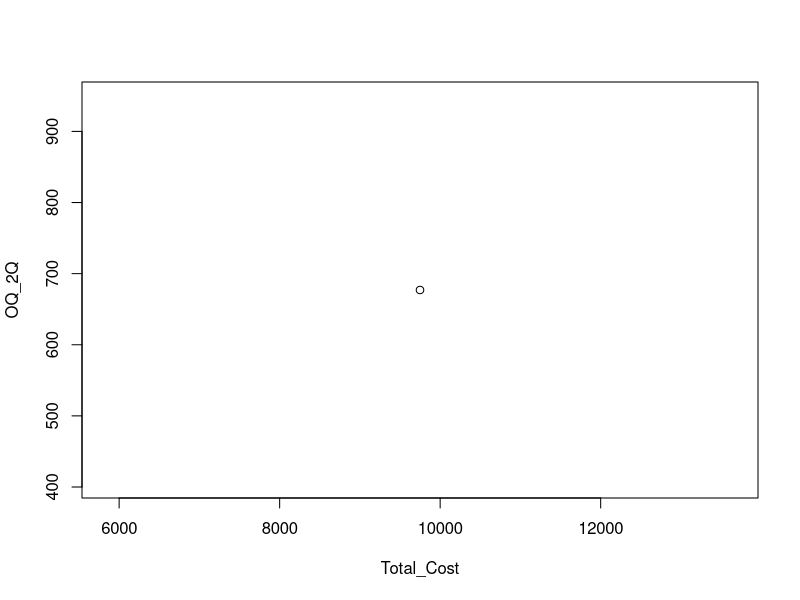
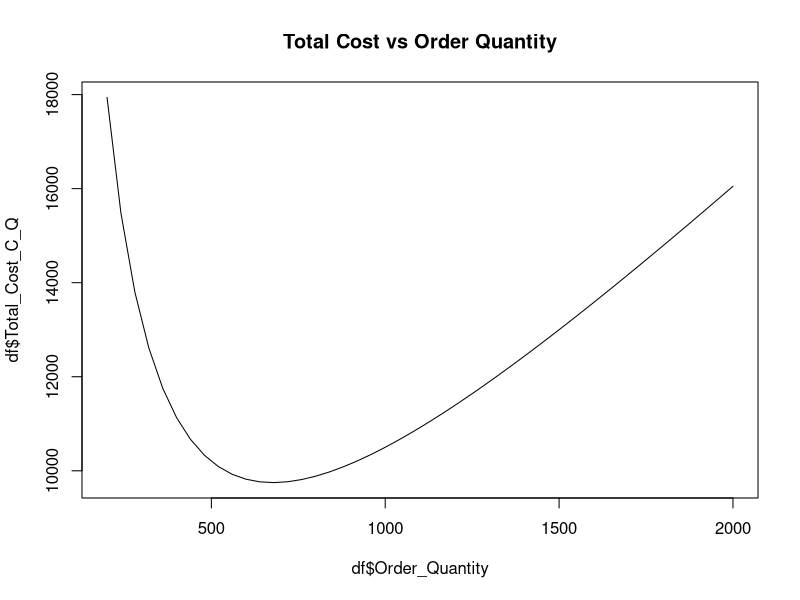
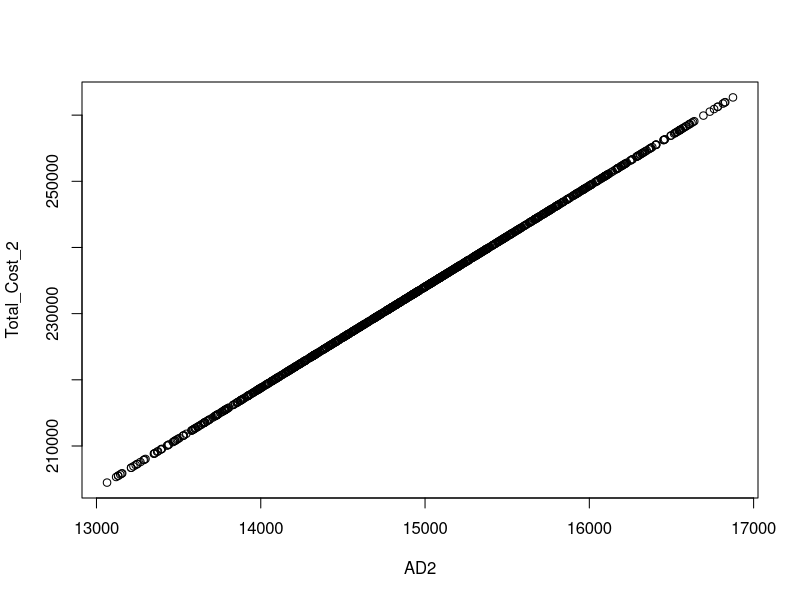

Write R code to recreate these figures, in order.
#PART 1

AD	= 15000

UC=80

CCR=0.18

OC=220

HC=UC*CCR


OQ_2Q = sqrt(((2*AD*OC)/HC))
OQ_2Q

ILP_Q= OQ_2Q/2
ILP_Q

N = AD/OQ_2Q
N

Annual_OC = OC*N
Annual_OC

Annual_HC = ILP_Q*UC*CCR
Annual_HC

Total_Cost = Annual_OC + Annual_HC
Total_Cost

Inventory_level_Q=seq(100, 1000, by = 20)
Order_Quantity=2*Inventory_level_Q
Total_Cost_C_Q = (OC*(AD/Order_Quantity))+(Inventory_level_Q *UC*(CCR))

df <-
  data.frame(
    Inventory_level_Q,
    Order_Quantity,
    Total_Cost_C_Q
  )

observed_value <-
  df$Total_Cost_C_Q == min(df$Total_Cost_C_Q)

observed_Min_Quantity <- df[observed_value,]

observed_Min_Quantity

summary(df)

plot(Total_Cost, OQ_2Q)

plot(df$Order_Quantity,df$Total_Cost_C_Q, 'l', main = "Total Cost vs Order Quantity")


#PART 2

min=13000
max=17000
mode=15000

sim=runif(1000)

A =  min+sqrt((max-min)*(mode-min)*sim)

B = max-sqrt((max-min)*(max-mode)*(1-sim))

C = (mode-min)/(max-min)

x = ifelse(sim < C, A, B)

summary(x)


AD2=x
HC2=HC
OC2=OC
Annual_HC2=Annual_HC

Total_Cost_2=  ((AD2 * OC2) / HC2) + Annual_HC2
t.test(Total_Cost_2)
summary(Total_Cost_2)
df2=data.frame(AD2, Total_Cost_2)
summary(df2)
plot(df2)



Exp_OQ=sqrt((2 * OC2 * AD2) / HC2)
t.test(Exp_OQ)
summary(Exp_OQ)
df3=data.frame(AD2, Exp_OQ)
summary(df3)


Exp_AO <- AD2 / Exp_OQ
t.test(Exp_AO)
summary(Exp_AO)
df4 <- data.frame(AD2, Exp_AO)
summary(df4)

